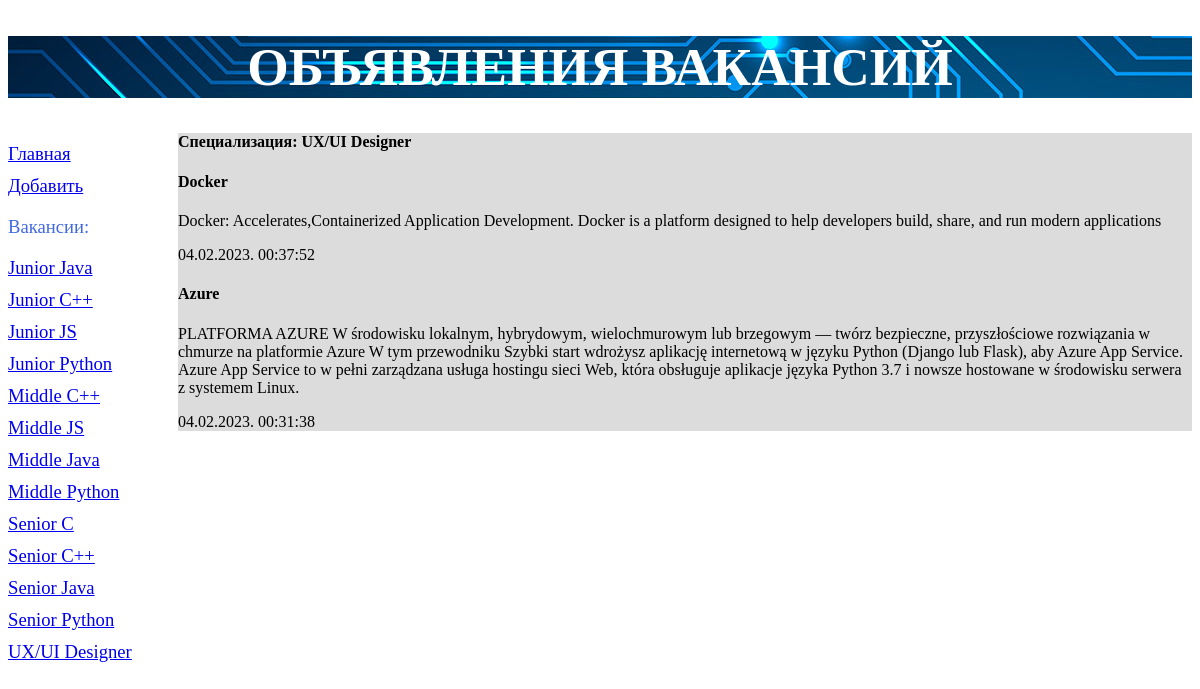
The page /bboard/2/ on the database its author committed.
### bboard/models.py (models this page shows, shortened)
class Rubric(models.Model):
    name = models.CharField(max_length=50, db_index=True, verbose_name='Название')
    class Meta:
        verbose_name_plural = 'Специализации'
        verbose_name = 'Специализация'
        ordering = ['name']

class Bb(models.Model):
    title = models.CharField(max_length=150, verbose_name='Квалификация')
    content = models.TextField(null=True, blank=True,
                               verbose_name='Описание')
    price = models.FloatField(null=True, blank=True, verbose_name='Зарплата')
    published = models.DateTimeField(auto_now_add=True, db_index=True, verbose_name='Опубликовано')
    rubric = models.ForeignKey('Rubric', null=True, on_delete=models.PROTECT, verbose_name='Специализация')
    class Meta:
        verbose_name_plural = 'Вакансии'
        verbose_name = 'Вакансия'
        ordering = ['-published']

### bboard/views.py (the view)
# urls.py: path('<int:rubric_id>/', by_rubric, name='by_rubric'),
def by_rubric(request, rubric_id):
    bbs = Bb.objects.filter(rubric=rubric_id)
    rubrics = Rubric.objects.all()
    current_rubric = Rubric.objects.get(pk=rubric_id)
    context = {'bbs': bbs, 'rubrics': rubrics, 'current_rubric': current_rubric}
    return render(request, 'bboard/by_rubric.html', context)

### bboard/templates/bboard/by_rubric.html (shortened to what this page needs)
{% extends "layout/basic.html" %}
{% block content %}
<h4>Специализация: {{ current_rubric.name }}</h4>
 {% for bb in bbs %}
<div>
    <h4>{{bb.title}}</h4>
    <p>{{bb.content}}</p>
    <p>{{bb.published|date:"d.m.Y. H:i:s"}}</p>
</div>
{% endfor %}
{% endblock %}

### bboard/templates/layout/basic.html (shortened to what this page needs)
{% load static %}
<!DOCTYPE html>
<html>
    <head>
        <link rel="stylesheet" type="text/css"
        href="{% static 'bboard/style.css' %}">
    </head>
    <body>
        <header>
            <h1>Объявления вакансий</h1>
        </header>
        <nav>
            <a href="{% url 'index' %}">Главная</a>
            <a href="{% url 'add' %}">Добавить</a>
            <p>Вакансии:</p>
            {% for rubric in rubrics %}
            <a href="{% url 'by_rubric' rubric.pk %}">{{ rubric.name }}</a>
            {% endfor%}
        </nav>
        <section>
            {% block content %}
            {% endblock %}
        </section>
    </body>
</html>

### bboard/static/bboard/style.css (style rules this page uses)
header h1 { font-size: 40pt; text-transform: uppercase; text-align: center; color: white; background: url("bg.jpg"); background-color: #DA70D6; }
nav { font-size: 14pt; width: 150px; float: left; color: #4169E1; background-color: transparent; }
nav a { display: block; margin: 10px 0px; }
section { margin-left: 170px; background-color: #DCDCDC; }

### rows shown on the page
Rubric: name "Junior Java"
Rubric: name "Junior C++"
Rubric: name "Junior JS"
Rubric: name "Junior Python"
Rubric: name "Middle C++"
Rubric: name "Middle JS"
Rubric: name "Middle Java"
Rubric: name "Middle Python"
Rubric: name "Senior C"
Rubric: name "Senior C++"
Rubric: name "Senior Java"
Rubric: name "Senior Python"
Rubric: name "UX/UI Designer"
Bb: title "Docker", content "Docker: Accelerates,Containerized Application Development. Docker is a platform designed to help developers build, share, and run modern applications", published "04.02.2023. 00:37:52"
Bb: title "Azure", content "PLATFORMA AZURE W środowisku lokalnym, hybrydowym, wielochmurowym lub brzegowym — twórz bezpieczne, przyszłościowe rozwiązania w chmurze na platformie Azure W tym przewodniku Szybki start wdrożysz aplikację internetową w języku Python (Django lub Flask), aby Azure App Service. Azure App Service to w pełni zarządzana usługa hostingu sieci Web, która obsługuje aplikacje języka Python 3.7 i nowsze hostowane w środowisku serwera z systemem Linux.", published "04.02.2023. 00:31:38"
